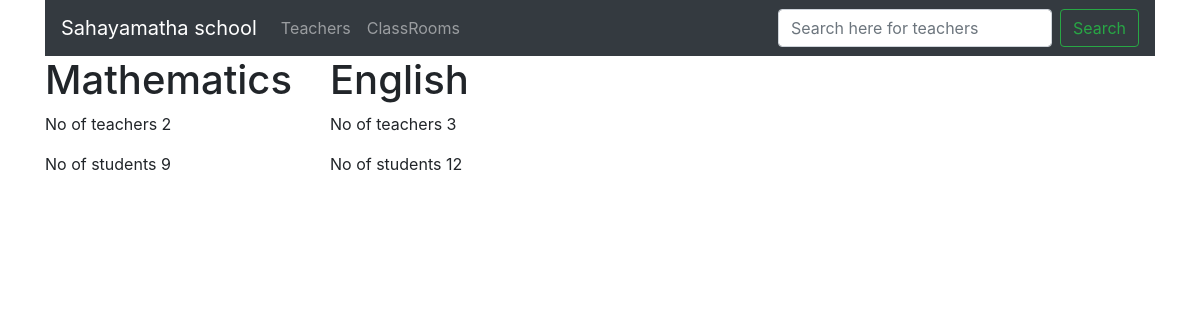
/subjects/teachers_gt_1/, run on the app's committed database.
### subjects/models.py (models this page shows, shortened)
class Subject(models.Model):
    name = models.CharField(max_length=255, unique=True)
    chapters = models.IntegerField()
    total_duration = models.IntegerField()
    per_class_duration = models.IntegerField(
        default=30,
        validators=[MaxValueValidator(120), MinValueValidator(30)]
    )
    classroom = models.ForeignKey(ClassRoom, on_delete=models.DO_NOTHING, related_name='subjects')

### subjects/views.py (the view)
# urls.py: path('teachers_gt_1/', teachers_gt_1, name='teachers_gt_1')
def teachers_gt_1(request):
    subjects = Subject.objects.annotate(num_teachers=Count('teachers')).filter(num_teachers__gt=1).prefetch_related(Prefetch('students', to_attr='student_list'))
    return render(request, 'subjects/teachers_gt_1.html', {'subjects': subjects})

### subjects/templates/subjects/teachers_gt_1.html
{%extends 'base.html'%}
{%block body_block%}
    <div class="row ">
        {%for subject in subjects%}
        <div class="col-3">
        <h1>{{subject.name}}</h1>
        <p>No of teachers {{subject.num_teachers}}</p>
            <p>No of students {{subject.student_list|length}}</p>
        </div>
        {%endfor%}
    </div>
{%endblock%}

### templates/base.html (shortened to what this page needs)
<!DOCTYPE html>
<html lang="en">
<head>
    {%include 'main/css.html'%}
</head>
<body>
    <div class="container">
        {%include 'main/navbar.html'%}
            {%block body_block%}
            {%endblock%}
    </div>
</body>
</html>

### templates/main/css.html (shortened to what this page needs)
    <link rel="stylesheet" href="https://stackpath.bootstrapcdn.com/bootstrap/4.4.1/css/bootstrap.min.css">

### templates/main/navbar.html
<nav class="navbar navbar-expand-lg navbar-dark bg-dark">
  <a class="navbar-brand" href="{%url 'home_page'%}">Sahayamatha school</a>
  <div class="collapse navbar-collapse" id="navbarSupportedContent">
    <ul class="navbar-nav mr-auto">
      <li class="nav-item ">
        <a class="nav-link" href="{% url 'teacher:list'%}">Teachers <span class="sr-only">(current)</span></a>
      </li>
      <li class="nav-item">
        <a class="nav-link" href="{% url 'classroom:list' %}">ClassRooms</a>
      </li>
    </ul>
    <form class="form-inline my-2 my-lg-0" method="get" action="{%url 'teacher:search'%}">
      <input class="form-control mr-sm-2" type="search" placeholder="Search here for teachers" aria-label="Search" name="q">
      <button class="btn btn-outline-success my-2 my-sm-0" type="submit">Search</button>
    </form>
  </div>
</nav>

### data on the page
Subject: name "Mathematics", num_teachers "2", student_list|length "9"
Subject: name "English", num_teachers "3", student_list|length "12"
